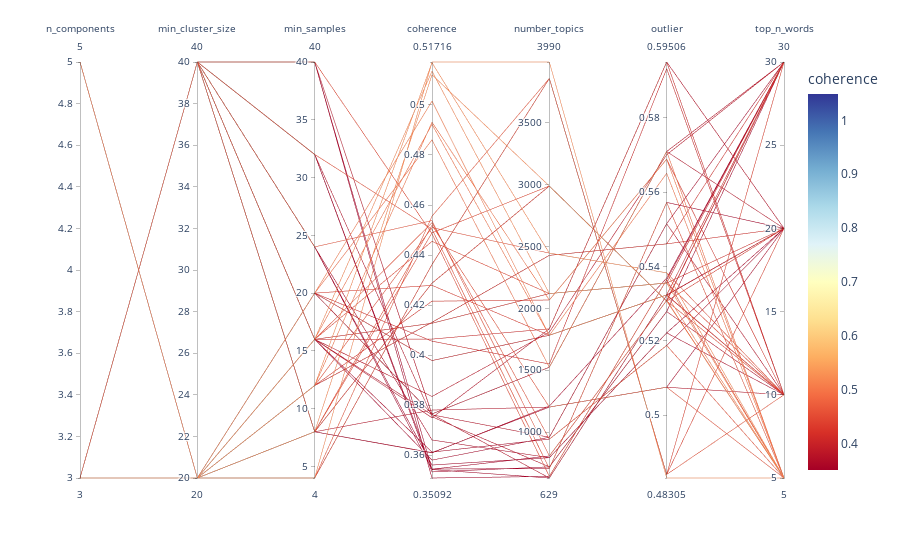

The notebook cell this image was saved under:
### Markdown cell above
#### Use plotly 
- https://www.analyticsvidhya.com/blog/2021/11/visualize-data-using-parallel-coordinates-plot/

### Code cell
dims = ["n_components","min_cluster_size","min_samples","coherence","number_topics","outlier","outlier","top_n_words"]
df_filter = (df['coherence']>0.3) #& (df['outlier']<0.4) & (df['number_topics']>40)
chart_df = viz_df[df_filter]
# Create the chart:
fig = px.parallel_coordinates(
    chart_df, 
    color="coherence", 
    dimensions=dims,
    #labels={"species_id": "Species","sepal_width": "Sepal Width", "sepal_length": "Sepal Length", "petal_width": "Petal Width", "petal_length": "Petal Length", },
    color_continuous_scale=px.colors.diverging.RdYlBu, # color reference https://plotly.com/python/builtin-colorscales/#builtin-diverging-color-scales
    color_continuous_midpoint=0.7)
fig.update_layout() #coloraxis_showscale=False # if you want to hide score scale 
# Show the plot
fig.show()

### Figure 1 — Plotly figure (JSON) as saved in the notebook; plotly's stock layout.template omitted (floating-point values rounded to 4 significant figures)
{"data": [{"dimensions": [{"label": "n_components", "values": [3, 3, 3, 3, 3, 3, 3, 3, 3, 3, 3, 3, 3, 3, 3, 3, 3, 3, 3, 3, 3, 3, 3, 3, 3, 3, 3, 3, 3, 3, 3, 3, 3, 3, 3, 3, 3, 3, 3, 3, 5, 5, 5, 5, 5, 5, 5, 5, 5, 5]}, {"label": "min_cluster_size", "values": [20, 20, 20, 20, 20, 20, 20, 20, 20, 20, 20, 20, 20, 20, 20, 20, 20, 20, 20, 20, 40, 40, 40, 40, 40, 40, 40, 40, 40, 40, 40, 40, 40, 40, 40, 40, 40, 40, 40, 40, 20, 20, 20, 20, 20, 20, 20, 20, 20, 20]}, {"label": "min_samples", "values": [20, 20, 20, 20, 16, 16, 16, 16, 12, 12, 12, 12, 8, 8, 8, 8, 4, 4, 4, 4, 40, 40, 40, 40, 32, 32, 32, 32, 24, 24, 24, 24, 16, 16, 16, 16, 8, 8, 8, 8, 20, 20, 20, 20, 16, 16, 16, 16, 12, 12]}, {"label": "coherence", "values": [0.5015, 0.4279, 0.3978, 0.3978, 0.5135, 0.4455, 0.4128, 0.4128, 0.5169, 0.451, 0.4131, 0.4131, 0.512, 0.4489, 0.4288, 0.4288, 0.5172, 0.4555, 0.4363, 0.4363, 0.4485, 0.3764, 0.3543, 0.3509, 0.4503, 0.3754, 0.3545, 0.3534, 0.4538, 0.3661, 0.3561, 0.3544, 0.453, 0.3762, 0.3613, 0.3581, 0.452, 0.3781, 0.3611, 0.361, 0.4861, 0.4056, 0.3765, 0.3765, 0.4923, 0.4064, 0.375, 0.3835, 0.4931, 0.4216]}, {"label": "number_topics", "values": [1782, 1782, 1782, 1782, 2119, 2119, 2119, 2119, 2446, 2446, 2428, 2428, 2988, 2988, 2988, 2988, 3990, 3857, 3857, 3857, 642, 629, 629, 642, 705, 719, 705, 719, 807, 793, 793, 807, 943, 958, 943, 958, 1202, 1202, 1202, 1210, 1524, 1550, 1524, 1524, 1781, 1834, 1834, 1807, 2067, 2067]}, {"label": "outlier", "values": [0.5323, 0.5323, 0.5323, 0.5323, 0.5356, 0.5356, 0.5356, 0.5356, 0.5383, 0.5383, 0.5461, 0.5461, 0.5307, 0.5307, 0.5307, 0.5307, 0.483, 0.484, 0.484, 0.484, 0.5364, 0.5323, 0.5323, 0.5364, 0.5573, 0.5279, 0.5573, 0.5279, 0.5308, 0.5221, 0.5221, 0.5308, 0.5187, 0.5515, 0.5187, 0.5515, 0.5075, 0.5075, 0.5075, 0.5369, 0.571, 0.5933, 0.571, 0.571, 0.5651, 0.5951, 0.5951, 0.5701, 0.5689, 0.5689]}, {"label": "top_n_words", "values": [5, 10, 20, 30, 5, 10, 20, 30, 5, 10, 20, 30, 5, 10, 20, 30, 5, 10, 20, 30, 5, 10, 20, 30, 5, 10, 20, 30, 5, 10, 20, 30, 5, 10, 20, 30, 5, 10, 20, 30, 5, 10, 20, 30, 5, 10, 20, 30, 5, 10]}], "domain": {"x": [0, 1], "y": [0, 1]}, "line": {"color": [0.5015, 0.4279, 0.3978, 0.3978, 0.5135, 0.4455, 0.4128, 0.4128, 0.5169, 0.451, 0.4131, 0.4131, 0.512, 0.4489, 0.4288, 0.4288, 0.5172, 0.4555, 0.4363, 0.4363, 0.4485, 0.3764, 0.3543, 0.3509, 0.4503, 0.3754, 0.3545, 0.3534, 0.4538, 0.3661, 0.3561, 0.3544, 0.453, 0.3762, 0.3613, 0.3581, 0.452, 0.3781, 0.3611, 0.361, 0.4861, 0.4056, 0.3765, 0.3765, 0.4923, 0.4064, 0.375, 0.3835, 0.4931, 0.4216], "coloraxis": "coloraxis"}, "name": "", "type": "parcoords"}], "layout": {"coloraxis": {"cmid": 0.7, "colorbar": {"title": {"text": "coherence"}}, "colorscale": [[0, "rgb(165,0,38)"], [0.1, "rgb(215,48,39)"], [0.2, "rgb(244,109,67)"], [0.3, "rgb(253,174,97)"], [0.4, "rgb(254,224,144)"], [0.5, "rgb(255,255,191)"], [0.6, "rgb(224,243,248)"], [0.7, "rgb(171,217,233)"], [0.8, "rgb(116,173,209)"], [0.9, "rgb(69,117,180)"], [1, "rgb(49,54,149)"]]}, "legend": {"tracegroupgap": 0}, "margin": {"t": 60}}}
